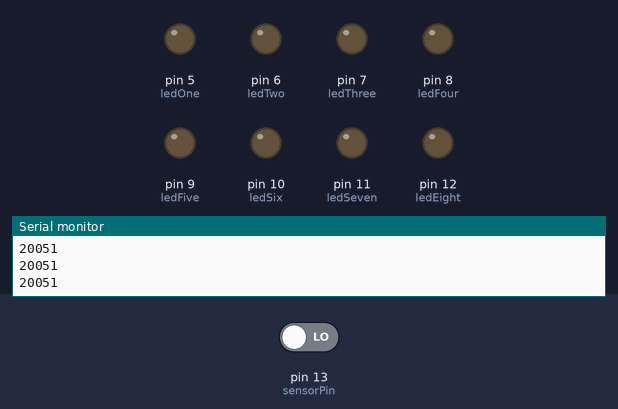
A sketch run on a simulated Arduino Uno, built with avr-gcc and run on an emulated ATmega328P. Parts: output pins drawn as LEDs (lit = HIGH), the last lines printed to the serial monitor. Dashed ring = blinking. The test bench sets the inputs (shaded band); at power-on: pin 13 (sensorPin) LOW.

Above: at 1.2 s.
1.3 s: pin 13 (sensorPin) driven HIGH
At 1.47 s:
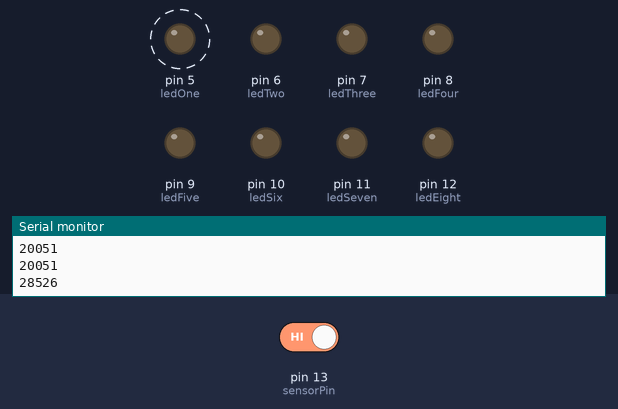
At 2.4 s:
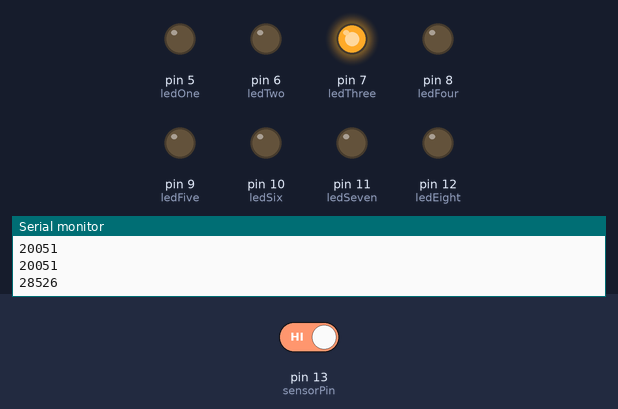
4.3 s: pin 13 (sensorPin) driven LOW
At 5.4 s:
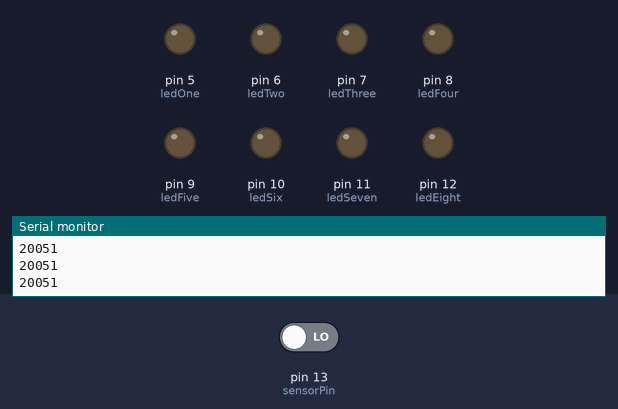
Timing chart, 0 to 7.3 s (numbered marks = the images above; inputs shaded):
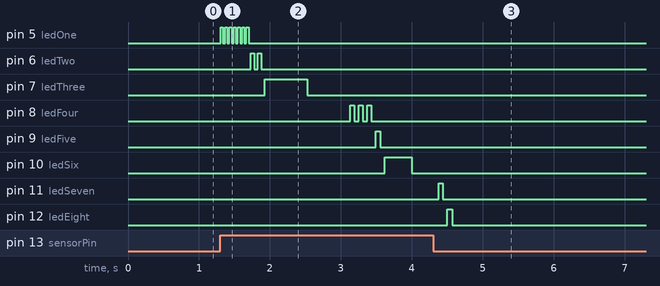

The sketch:

storm_2.ino
```cpp
/*
*    Thundercloud, built by Group 1 @ Hyper Island, Karlskrona during the Exploring Tech module
*
*    Group members:
*    Katie Lindstrom   //  @katiee
*    Anas Kadhim       //  @anas
*    Mikaél Finer      //  @mikaelfiner
*    Øyvind Nordbø     //  @onordbo
*
*    How to flicker a light
*    ======================
*    Light states:
*
*    HIGH = Light on
*    LOW  = Light off
*
*
*    //Example light flicker
*
*    //Declare LED pin
*    int ledOne = 5;
*
*    //Set delay controller
*    int ledOne_delay = 50;
*
*    digitalWrite(ledOne, HIGH);    // Turn the LED on
*    delay(ledOne_delay);           // Wait for a set period, assigned by the delay controller variable
*    digitalWrite(ledOne, LOW);     // Turn the LED off
*    delay(ledOne_delay);           // Wait for a given period, assigned by the delay controller variable
*
*/

//Pin declaration for LEDs
int ledOne   = 5;
int ledTwo   = 6;
int ledThree = 7;
int ledFour  = 8;
int ledFive  = 9;
int ledSix   = 10;
int ledSeven = 11;
int ledEight = 12;

//Pin declaration for the PIR Sensor
int sensorPin = 13;

//Delay controllers
int ledOne_delay = 30;
int ledTwo_delay = 50;
int ledThree_delay = 600;
int ledFour_delay = 60;
int ledFive_delay = 65;
int ledSix_delay = 380;
int ledSeven_delay = 60;
int ledEight_delay = 70;

//Initialization
void setup() {

  // Set LED pins to output
  pinMode(ledOne,   OUTPUT);
  pinMode(ledTwo,   OUTPUT);
  pinMode(ledThree, OUTPUT);
  pinMode(ledFour,  OUTPUT);
  pinMode(ledFive,  OUTPUT);
  pinMode(ledSix,   OUTPUT);
  pinMode(ledSeven, OUTPUT);
  pinMode(ledEight, OUTPUT);

  //Set PIR Sensor pin to input
  pinMode(sensorPin, INPUT);

  //Initialize serial connection
  Serial.begin(9600);

}

//Concurrent code
void loop(){

  int sensor = digitalRead(sensorPin); // read input value
  if (sensor == HIGH) // Check for motion (HIGH)
  {
    Serial.println('Motion');

    //Led 1
    digitalWrite(ledOne, HIGH);
    delay(ledOne_delay);
    digitalWrite(ledOne, LOW);
    delay(ledOne_delay);

    digitalWrite(ledOne, HIGH);
    delay(ledOne_delay);
    digitalWrite(ledOne, LOW);
    delay(ledOne_delay);

    digitalWrite(ledOne, HIGH);
    delay(ledOne_delay);
    digitalWrite(ledOne, LOW);
    delay(ledOne_delay);

    digitalWrite(ledOne, HIGH);
    delay(ledOne_delay);
    digitalWrite(ledOne, LOW);
    delay(ledOne_delay);

    digitalWrite(ledOne, HIGH);
    delay(ledOne_delay);
    digitalWrite(ledOne, LOW);
    delay(ledOne_delay);

    digitalWrite(ledOne, HIGH);
    delay(ledOne_delay);
    digitalWrite(ledOne, LOW);
    delay(ledOne_delay);

    digitalWrite(ledOne, HIGH);
    delay(ledOne_delay);
    digitalWrite(ledOne, LOW);
    delay(ledOne_delay);

    //Led 2
    digitalWrite(ledTwo, HIGH);
    delay(ledTwo_delay);
    digitalWrite(ledTwo, LOW);
    delay(ledTwo_delay);

    digitalWrite(ledTwo, HIGH);
    delay(ledTwo_delay);
    digitalWrite(ledTwo, LOW);
    delay(ledTwo_delay);

    //Led 3
    digitalWrite(ledThree, HIGH);
    delay(ledThree_delay);
    digitalWrite(ledThree, LOW);
    delay(ledThree_delay);

    //Led 4
    digitalWrite(ledFour, HIGH);
    delay(ledFour_delay);
    digitalWrite(ledFour, LOW);
    delay(ledFour_delay);

    digitalWrite(ledFour, HIGH);
    delay(ledFour_delay);
    digitalWrite(ledFour, LOW);
    delay(ledFour_delay);

    digitalWrite(ledFour, HIGH);
    delay(ledFour_delay);
    digitalWrite(ledFour, LOW);
    delay(ledFour_delay);

    //Led 5
    digitalWrite(ledFive, HIGH);
    delay(ledFive_delay);
    digitalWrite(ledFive, LOW);
    delay(ledFive_delay);

    //Led 6
    digitalWrite(ledSix, HIGH);
    delay(ledSix_delay);
    digitalWrite(ledSix, LOW);
    delay(ledSix_delay);

    //Led 7
    digitalWrite(ledSeven, HIGH);
    delay(ledSeven_delay);
    digitalWrite(ledSeven, LOW);
    delay(ledSeven_delay);

    //Led 8
    digitalWrite(ledEight, HIGH);
    delay(ledEight_delay);
    digitalWrite(ledEight, LOW);
    delay(ledEight_delay);

  } else {
    Serial.println('BECAUSE, REASONS');
  }
}
```

Measured:
- after the input at 1.3 s, pin 5 (ledOne): alternates HIGH for 0.03 s and LOW for 0.03 s, 14 changes in all, then stays LOW, starting at once; pin 6 (ledTwo): alternates HIGH for 0.05 s and LOW for 0.05 s, 4 changes in all, then stays LOW, starting after 0.43 s
- after the input at 4.3 s, pin 5 (ledOne), pin 6 (ledTwo), pin 7 (ledThree), pin 8 (ledFour), pin 9 (ledFive), pin 10 (ledSix): stops changing and stays LOW; pin 11 (ledSeven): goes on until 4.4 s, then stays LOW; pin 12 (ledEight): goes on until 4.6 s, then stays LOW
